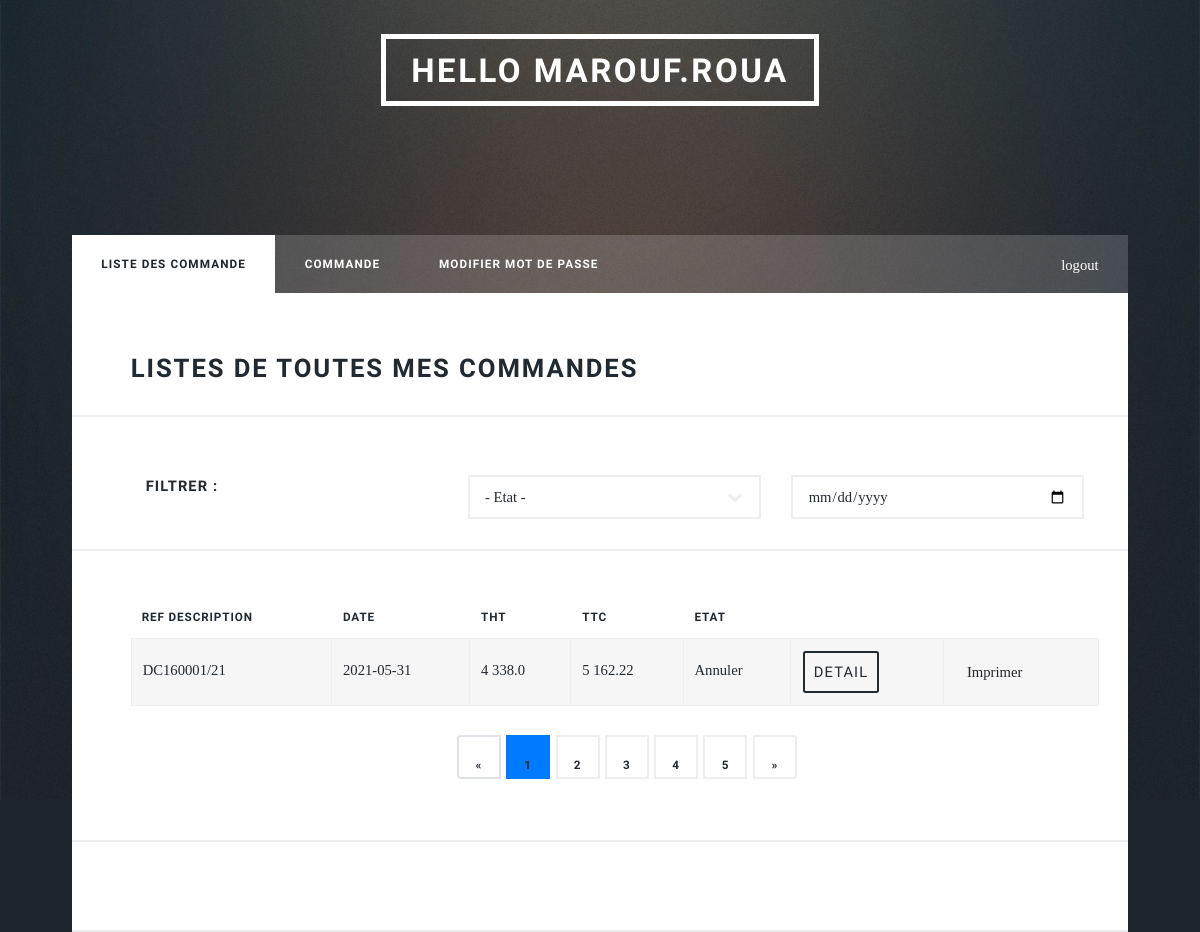
Page /distributeur/listCommandesD (signed in) on the committed database.
### distributeur/models.py (models this page shows)
class Commande(models.Model):
    id = models.AutoField(primary_key=True)
    n_commande_odoo = models.CharField(null=True, blank=True, max_length=255)
    reference_description = models.CharField(max_length=255)
    destributeur = models.ForeignKey(Distributeur, on_delete=models.CASCADE)
    societe = models.CharField(default='Strugal', max_length=255)
    totaleHT = models.FloatField()
    totaleTTC = models.FloatField()
    etat = models.CharField(default='Brouillon', max_length=255)
    date = models.CharField(
        default=date.today().strftime("%Y-%m-%d"), max_length=255)

### distributeur/views.py (the view)
# urls.py: path("listCommandesD", views.listCommandes, name="listCommandesD"),
@ login_required(login_url='login')
def listCommandes(request):
    current_user = request.user
    destributeur = Distributeur.objects.get(user=current_user)
    commande = Commande.objects.filter(destributeur=destributeur)
    paginator = Paginator(commande, 1)
    page = request.GET.get('page')
    commande = paginator.get_page(page)
    print(commande)
    context = {
        "commande": commande
    }
    return render(
        request, "distributeur/listCommandes.html", context)

### commerciale/templatetags/intspace.py (called while the page is built)
@register.filter('intspace')
def intspace(value):
    orig = force_str(value)
    new = re.sub("^(-?\d+)(\d{3})", '\g<1> \g<2>', orig)
    if orig == new:
        return new
    else:
        return intspace(new)

### templates/distributeur/listCommandes.html (shortened to what this page needs)
{%extends 'base.html'%} {% block title %} Welcome {% endblock %}
{% block content %}
{% load intspace from intspace %}
<div id="wrapper">
  {% include 'partials/_header.html'%}
  <nav id="nav">
    <ul class="links">
      <li class="active"><a>Liste des commande</a></li>
      <li><a href="{% url 'commande' %}">Commande</a></li>
      <li><a href="{% url 'modifierMP' %}">Modifier Mot de passe</a></li>
    </ul>
    <ul class="icons">
      <li>
        <span class="label"
          ><a href="{% url 'logout' %}" class="icon brands fa-sign-out"
            >logout</a
          ></span
        >
      </li>
    </ul>
  </nav>
  <div id="main">
    <h2>Listes de toutes mes commandes</h2>
    <div style="display: flex;">
      <h4 class="col-4">Filtrer :</h4>
    <div class="col-4">
      <select name="etat" id="etat">
        <option value="">- Etat -</option>
      </select>
    </div>
    <div class="col-4">
      <input type="date" name="date-commande" id="dateE">
    </div>
  </div>
    <div id="table-div-commande" class="table-wrapper">
        <table class="alt">
            <thead>
                <tr>
                    <th>Ref Description</th>
                    <th>Date</th>
                    <th>THT</th>
                    <th>TTC</th>
                    <th>Etat</th>
                </tr>
            </thead>
            <tbody>
                {% for com in commande %}
                <tr>
                    <td>{{com.reference_description}}</td>
                    <td>{{com.date}}</td>
                    <td>{{ com.totaleHT|intspace }}</td>
                    <td>{{com.totaleTTC|intspace}}</td>
                    <td>{{com.etat}}</td>
                    <td><button
                      id="{{com.id}}"
                      onClick=showDetail(this.id)
                      type="button"
                      class="btn "
                      data-toggle="modal" data-target="#exampleModal"
                    >Detail</button></td>
                    <td>
                      <a
                      id="{{com.id}}"
                      type="button"
                      class="btn "
                      href="{% url 'pdf_view' com.id %}"
                      target="_blank"
                    >Imprimer</a>
                    </td>
                </tr>
                {% endfor %}
            </tbody>
        </table>
        <div class="row text-center">
          <div class="col-md-12">
            {%if commande.has_other_pages%}
            <ul class="pagination">
              {% if commande.has_previous %}
              <li class="page-item">
                <a href="?page={{commande.previous_page_number}}" class="page-link"> &laquo; </a>
              </li>
              {% else %}
              <li class="page-item disabled">
                <a class="page-link">&laquo;</a>
              </li>
              {% endif %} {% for i in commande.paginator.page_range %} {% if commande.number == i %}
              <li class="page-item active">
                <a class="page-link">{{i}}</a>
              </li>
              {% else %}
              <li class="page_item">
                <a href="?page={{i}}" class="page-link">{{i}}</a>
              </li>
              {% endif %} {% endfor %} {% if commande.has_next %}
              <li class="page-item">
                <a href="?page={{commande.next_page_number}}" class="page-link"> &raquo; </a>
              </li>
              {% else %}
              <li class="page-item disabled">
                <a class="page-link">&raquo;</a>
              </li>
              {% endif %}
            </ul>
            {% endif %}
          </div>
        </div>
    </div>
    <hr />
  </div>
</div>
{% endblock %}

### templates/partials/_header.html (shortened to what this page needs)
{% load static %}
<header id="header">
  <a class="logo">Hello {{request.user}}</a>
  <br /><br />
</header>

### rows in the picture
Commande: reference_description "DC160001/21", date "2021-05-31", totaleHT "4 338.0", totaleTTC "5 162.22", etat "Annuler"

### other values in the picture
{{ request.user }} "MAROUF.ROUA"
{{ i }} "1"
{{ i }} "2" "3" "4" "5"
